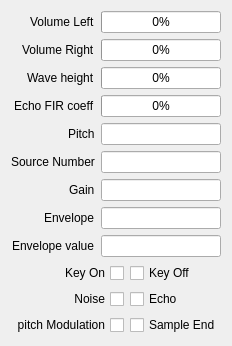
          <widget class="QWidget" name="Channel1">
           <attribute name="title">
            <string>1</string>
           </attribute>
           <layout class="QGridLayout" name="gridLayout_6">
            <item row="0" column="0">
             <layout class="QFormLayout" name="formLayout_4">
              <property name="fieldGrowthPolicy">
               <enum>QFormLayout::ExpandingFieldsGrow</enum>
              </property>
              <property name="rowWrapPolicy">
               <enum>QFormLayout::DontWrapRows</enum>
              </property>
              <property name="labelAlignment">
               <set>Qt::AlignRight|Qt::AlignTrailing|Qt::AlignVCenter</set>
              </property>
              <property name="formAlignment">
               <set>Qt::AlignHCenter|Qt::AlignTop</set>
              </property>
              <item row="0" column="0">
               <widget class="QLabel" name="VolumeLlabel">
                <property name="text">
                 <string>Volume Left</string>
                </property>
               </widget>
              </item>
              <item row="0" column="1">
               <widget class="QProgressBar" name="VolumeLprogressBar">
                <property name="value">
                 <number>0</number>
                </property>
               </widget>
              </item>
              <item row="1" column="0">
               <widget class="QLabel" name="VolumeRlabel">
                <property name="text">
                 <string>Volume Right</string>
                </property>
               </widget>
              </item>
              <item row="1" column="1">
               <widget class="QProgressBar" name="VolumeRprogressBar">
                <property name="value">
                 <number>0</number>
                </property>
               </widget>
              </item>
              <item row="2" column="0">
               <widget class="QLabel" name="WaveHeightlabel">
                <property name="text">
                 <string>Wave height</string>
                </property>
               </widget>
              </item>
              <item row="2" column="1">
               <widget class="QProgressBar" name="WaveHeightprogressBar">
                <property name="value">
                 <number>0</number>
                </property>
               </widget>
              </item>
              <item row="3" column="0">
               <widget class="QLabel" name="EchoFIRCoefflabel">
                <property name="text">
                 <string>Echo FIR coeff</string>
                </property>
               </widget>
              </item>
              <item row="3" column="1">
               <widget class="QProgressBar" name="EchoFIRCoeffprogressBar">
                <property name="value">
                 <number>0</number>
                </property>
               </widget>
              </item>
              <item row="4" column="0">
               <widget class="QLabel" name="Pitchlabel">
                <property name="text">
                 <string>Pitch</string>
                </property>
               </widget>
              </item>
              <item row="4" column="1">
               <widget class="QLineEdit" name="PitchlineEdit"/>
              </item>
              <item row="5" column="0">
               <widget class="QLabel" name="sourceNumberLabel">
                <property name="text">
                 <string>Source Number</string>
                </property>
               </widget>
              </item>
              <item row="5" column="1">
               <widget class="QLineEdit" name="sourceNumberLineEdit"/>
              </item>
              <item row="6" column="0">
               <widget class="QLabel" name="Gainlabel">
                <property name="text">
                 <string>Gain</string>
                </property>
               </widget>
              </item>
              <item row="6" column="1">
               <widget class="QLineEdit" name="GainlineEdit"/>
              </item>
              <item row="7" column="0">
               <widget class="QLabel" name="Envelopelabel">
                <property name="text">
                 <string>Envelope</string>
                </property>
               </widget>
              </item>
              <item row="7" column="1">
               <widget class="QLineEdit" name="EnvelopelineEdit"/>
              </item>
              <item row="8" column="0">
               <widget class="QLabel" name="EnvelopeValueLabel">
                <property name="text">
                 <string>Envelope value</string>
                </property>
               </widget>
              </item>
              <item row="8" column="1">
               <widget class="QLineEdit" name="EnvelopeValueLineEdit"/>
              </item>
              <item row="9" column="0" colspan="2">
               <layout class="QGridLayout" name="ChannelRegisters">
                <item row="0" column="0">
                 <widget class="QCheckBox" name="KeyOncheckBox">
                  <property name="layoutDirection">
                   <enum>Qt::RightToLeft</enum>
                  </property>
                  <property name="text">
                   <string>Key On</string>
                  </property>
                 </widget>
                </item>
                <item row="0" column="1">
                 <widget class="QCheckBox" name="KeyOffcheckBox">
                  <property name="text">
                   <string>Key Off</string>
                  </property>
                 </widget>
                </item>
                <item row="1" column="0">
                 <widget class="QCheckBox" name="NoisecheckBox">
                  <property name="layoutDirection">
                   <enum>Qt::RightToLeft</enum>
                  </property>
                  <property name="text">
                   <string>Noise</string>
                  </property>
                 </widget>
                </item>
                <item row="1" column="1">
                 <widget class="QCheckBox" name="EchocheckBox">
                  <property name="text">
                   <string>Echo</string>
                  </property>
                 </widget>
                </item>
                <item row="2" column="0">
                 <widget class="QCheckBox" name="PitchModulationcheckBox">
                  <property name="layoutDirection">
                   <enum>Qt::RightToLeft</enum>
                  </property>
                  <property name="text">
                   <string>pitch Modulation</string>
                  </property>
                 </widget>
                </item>
                <item row="2" column="1">
                 <widget class="QCheckBox" name="SampleEndcheckBox">
                  <property name="text">
                   <string>Sample End</string>
                  </property>
                 </widget>
                </item>
               </layout>
              </item>
             </layout>
            </item>
           </layout>
          </widget>
